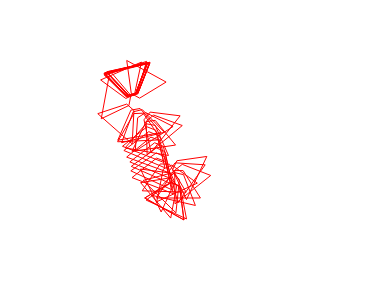
#> input picture py/guerledan_interval/trajectoire.png, 379 x 301 px
$ python traitement_trapeze.py
#> lines starting #> are read from the running program, lines starting #| are printed output that depends on the picture; after the words box and inside, x2 and y2 are one past the last pixel; in counts of white or black regions, pixels touching at a corner belong together
from matplotlib import image

from matplotlib import pyplot
import cv2
import numpy as np
# load image as pixel array

image = image.imread('trajectoire.png')
#> image is the input picture: shape (301, 379, 4) float32; mean R, G, B, A 1, 0.973, 0.973, 1
im_gray = cv2.cvtColor(image, cv2.COLOR_BGR2GRAY)
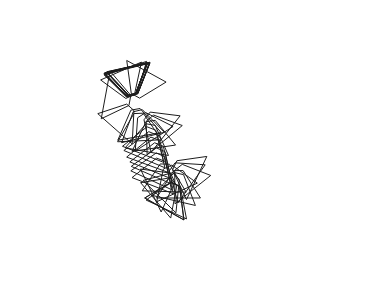
#> im_gray: shape (301, 379) float32; min 0.114, max 1, mean 0.976
print(im_gray)
#> (printed output is left out)
#th, im_gray_th_otsu = cv2.threshold(im_gray, 128, 192, cv2.THRESH_OTSU)
#th, im_th = cv2.threshold(im_gray, 1, 255, cv2.THRESH_BINARY)
for i in range(len(im_gray)):
    for j in range(len(im_gray[0])):
        if im_gray[i][j] == 1.:
            im_gray[i][j] = 0
        else:
            im_gray[i][j] = 255
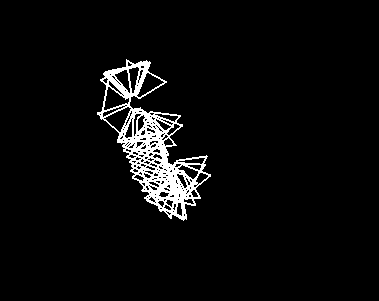
#> im_gray: shape (301, 379) float32; 4.3% white; 1 white region, box (x1, y1, x2, y2) and area: (97, 59, 211, 221) 4954
            #im_gray[i+1][j] = 255
            #im_gray[i+1][j+1] = 255
            #im_gray[i][j+1] = 255
            #im_gray[i][j-1] = 255
            #im_gray[i-1][j-1] = 255
            #im_gray[i-1][j] = 255
            #im_gray[i-1][j+1] = 255
            #im_gray[i+1][j-1] = 255

#print(im_gray[0:3])
#cv2.imshow("gray", im_gray)
#cv2.waitKey(0)
im_gray = np.uint8(im_gray)
edged = cv2.Canny(im_gray, 30, 200)
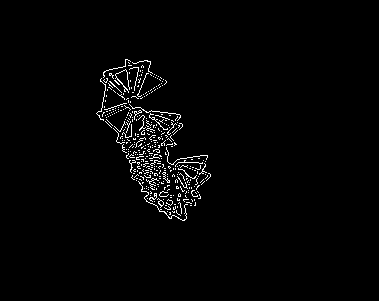
#> edged: shape (301, 379); 1.8% white in thin lines or dots, all inside (x1, y1, x2, y2) = (96, 59, 211, 221)
cv2.waitKey(0)

contours, hierarchy = cv2.findContours(edged,
    cv2.RETR_EXTERNAL, cv2.CHAIN_APPROX_NONE)
#> contours = 367 contours, 366 with area under 20; largest, box (x1, y1, x2, y2) and area: (157, 198, 164, 208) 20

cv2.imshow('Canny Edges After Contouring', edged)


print("Number of Contours found = " + str(len(contours)))
#| Number of Contours found = 367
# Find the index of the largest contour
"""areas = [cv2.contourArea(c) for c in contours]
max_index = np.argmax(areas)
cnt=contours[max_index]"""
cv2.drawContours(image, contours, -1, (255, 255, 255), 2)
#> image: shape (301, 379, 4) float32; 6.33% of pixels changed, all inside (x1, y1, x2, y2) = (95, 58, 212, 222)

image = np.uint8(image)
edged = cv2.Canny(image, 30, 200)
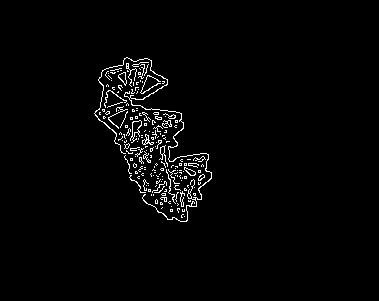
#> edged: shape (301, 379); 2.2% white in thin lines or dots, all inside (x1, y1, x2, y2) = (94, 57, 212, 222)
contours, hierarchy = cv2.findContours(edged,
    cv2.RETR_EXTERNAL, cv2.CHAIN_APPROX_NONE)
#> contours = 182 contours, 175 with area under 20; largest, box (x1, y1, x2, y2) and area: (94, 57, 212, 222) 120, (130, 120, 142, 143) 97, (118, 72, 127, 86) 57, (184, 167, 196, 176) 45, (142, 134, 154, 145) 43, (159, 145, 168, 167) 31, (198, 174, 205, 181) 22

cv2.drawContours(image, contours, -1, (255, 255, 255), 2)
#> image: shape (301, 379, 4); mean R, G, B, A 23.1, 23.1, 23.1, 0.9

image = np.uint8(image)
edged = cv2.Canny(image, 30, 200)
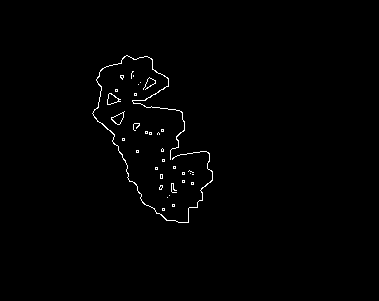
#> edged: shape (301, 379); 0.86% white in thin lines or dots, all inside (x1, y1, x2, y2) = (92, 55, 213, 223)
contours, hierarchy = cv2.findContours(edged,
    cv2.RETR_EXTERNAL, cv2.CHAIN_APPROX_NONE)
#> contours = 35 contours, 32 with area under 20; largest, box (x1, y1, x2, y2) and area: (92, 55, 213, 223) 92, (111, 111, 125, 125) 84, (107, 93, 121, 105) 84
areas = [cv2.contourArea(c) for c in contours]
#> areas = 35 values, max 92 at index 34, min 0 at index 2, mean 10.27
max_index = np.argmax(areas)
#> max_index = 34
cnt=contours[max_index]
#> cnt = contour of 1066 points, box (x1, y1, x2, y2) (92, 55, 213, 223), area 92
cv2.drawContours(image, cnt, -1, (0, 0, 255), 2)
#> image: shape (301, 379, 4); mean R, G, B, A 21.2, 21.2, 25, 0.9

img = np.ones((image.shape), dtype=np.int64)
img = np.uint8(img)
cv2.drawContours(img, cnt, -1, (255, 255, 255), 2)
img = cv2.cvtColor(img, cv2.COLOR_BGR2GRAY)
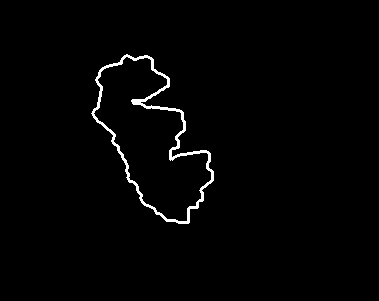
#> img: shape (301, 379); values 1 (black) and 255 (white), 1.5% white; 1 white region, box (x1, y1, x2, y2) and area: (91, 54, 214, 224) 1694


"""im_gray = cv2.cvtColor(image, cv2.COLOR_BGR2GRAY)
print(im_gray)
for i in range(len(im_gray)):
    for j in range(len(im_gray[0])):
        if im_gray[i][j] == 255:
            im_gray[i][j] = 1
        elif im_gray[i][j] != 1:
            im_gray[i][j] = -1"""
img2 = np.zeros((img.shape[1], img.shape[0]), dtype=np.int64)
for i in range(len(img2)):
    for j in range(len(img2[0])):
        img2[i][j] = img[j][i]
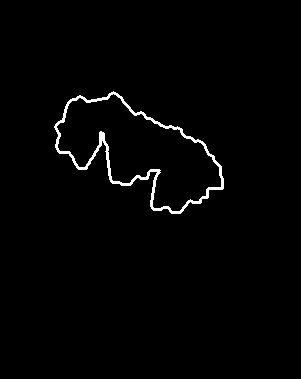
#> img2: shape (379, 301) int64; values 1 (black) and 255 (white), 1.5% white; 1 white region, box (x1, y1, x2, y2) and area: (54, 91, 224, 214) 1694
img2 = np.uint8(img2)
print(img[:])
#> (printed output is left out)
#cv2.imshow('Contours', im_gray)
cv2.imshow('test', img)

cv2.waitKey(0)
cv2.destroyAllWindows()
cv2.imwrite('trajectoire_traite.png', img)
